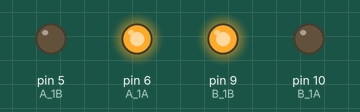
The sketch below on a simulated Arduino Uno, built with avr-gcc and run on an emulated ATmega328P. On the bench: output pins drawn as LEDs (lit = HIGH). EEPROM starts erased.

Above: at 0.1 s.
Timing chart, 0 to 1.6 s (numbered marks = the images above):
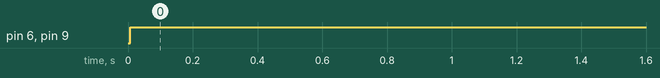

The sketch:

11.speed_calibration.ino
```cpp
#include <EEPROM.h>

const int A_1B = 5;
const int A_1A = 6;
const int B_1B = 9;
const int B_1A = 10;

float leftOffset = 1.0;
float rightOffset = 1.0;

void moveForward(int speed) {
  analogWrite(A_1B, 0);
  analogWrite(A_1A, int(speed * rightOffset));
  analogWrite(B_1B, int(speed * leftOffset));
  analogWrite(B_1A, 0);
}

void setup() {
  Serial.begin(9600);
  pinMode(A_1B, OUTPUT);
  pinMode(A_1A, OUTPUT);
  pinMode(B_1B, OUTPUT);
  pinMode(B_1A, OUTPUT);
  EEPROM.write(0, 100); //write the offset to the left motor
  EEPROM.write(1, 100); //write the offset to the right motor
  leftOffset = EEPROM.read(0) * 0.01; //read the offset
  rightOffset = EEPROM.read(1) * 0.01;//read the offset
}

void loop() {
  moveForward(255);
}
```

Measured:
- by itself, pin 6 (A_1A), pin 9 (B_1B): LOW → HIGH at 0.01 s
